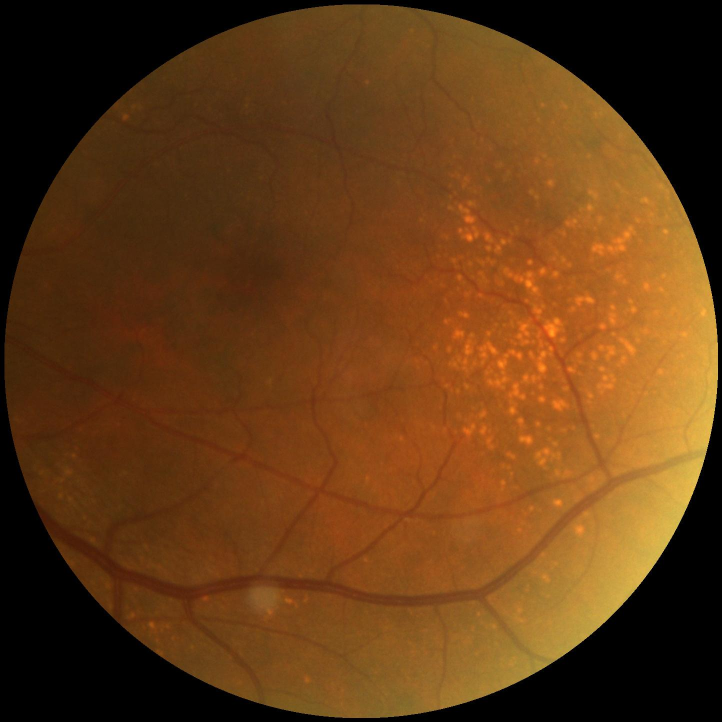
#> input picture segmentation/Implementation_U_Net/DeepLabTest/455_left.jpg, 1444 x 1444 px (shown at 1/2 size); its folder holds only this picture in this run
$ python -i getDataFunctions.py   (imports and definitions only)
#> lines starting #> are read from the running program, lines starting #| are printed output that depends on the picture
import os
import cv2
import glob
import numpy as np
from PIL import Image, ImageOps
from skimage import color
from skimage import io

# [52 lines left out: function getStareData, not called in this run]

def getRFMIDData(IMAGE_SIZE):

    pure_AMD = []
    AMD_w_others = []
    normal = []

    img_dir_pure_AMD = '../data/preprocessing/CLAHE/RFMiD/Pure AMD/'
    img_dir_AMDwOthers = '../data/preprocessing/CLAHE/RFMiD/AMD w others/'
    img_dir_Normal = '../data/preprocessing/CLAHE/RFMiD/Normal/'

    data_img_AMD_path = os.path.join(img_dir_pure_AMD,'*g')
    data_img_AMD_w_others_path = os.path.join(img_dir_AMDwOthers,'*g')
    data_img_Normal_path = os.path.join(img_dir_Normal,'*g')

    amd_files = glob.glob(data_img_AMD_path) #error @ rgb_img when removing glob.glob dunno y
    amd_w_others_files = glob.glob(data_img_AMD_w_others_path)
    normal_files = glob.glob(data_img_Normal_path)

    for f1 in amd_files:
        if(f1.endswith(".jpg") or f1.endswith(".png") or f1.endswith(".jpeg")):

            orgImg = Image.open(f1).resize(IMAGE_SIZE)
            mirImg = ImageOps.mirror(Image.open(f1).resize(IMAGE_SIZE))

            pure_AMD.append(np.array(orgImg))
            pure_AMD.append(np.array(mirImg))


    for f2 in normal_files:
        if(f2.endswith(".jpg") or f2.endswith(".png") or f2.endswith(".jpeg")):

            orgImg = Image.open(f2).resize(IMAGE_SIZE)
            mirImg = ImageOps.mirror(Image.open(f2).resize(IMAGE_SIZE))

            normal.append(np.array(orgImg))
            normal.append(np.array(mirImg))


    for f3 in amd_w_others_files:
        if(f3.endswith(".jpg") or f3.endswith(".png") or f3.endswith(".jpeg")):

            orgImg = Image.open(f3).resize(IMAGE_SIZE)
            mirImg = ImageOps.mirror(Image.open(f3).resize(IMAGE_SIZE))

            AMD_w_others.append(np.array(orgImg))
            AMD_w_others.append(np.array(mirImg))


    pure_amd_np = np.array(pure_AMD)
    AMD_w_others_np = np.array(AMD_w_others)
    normal_np = np.array(normal)

    pure_amd_np = np.asarray(pure_amd_np , dtype=np.float32)/255
    pure_amd_np = pure_amd_np.reshape(pure_amd_np.shape[0],
                                      pure_amd_np.shape[1],
                                      pure_amd_np.shape[2],
                                      1)

    AMD_w_others_np = np.asarray(AMD_w_others_np , dtype=np.float32)/255
    AMD_w_others_np = AMD_w_others_np.reshape(AMD_w_others_np.shape[0],
                                                    AMD_w_others_np.shape[1],
                                                    AMD_w_others_np.shape[2],
                                                    1)

    normal_np = np.asarray(normal_np , dtype=np.float32)/255
    normal_np = normal_np.reshape(normal_np.shape[0],
                                     normal_np.shape[1],
                                     normal_np.shape[2],
                                     1)

    return pure_amd_np, AMD_w_others_np, normal_np

# [151 lines left out: functions getODIRData, getRFMIDValidationData, not called in this run]

>>> import cv2
>>> picture = cv2.imread('../segmentation/Implementation_U_Net/DeepLabTest/455_left.jpg', cv2.IMREAD_GRAYSCALE)
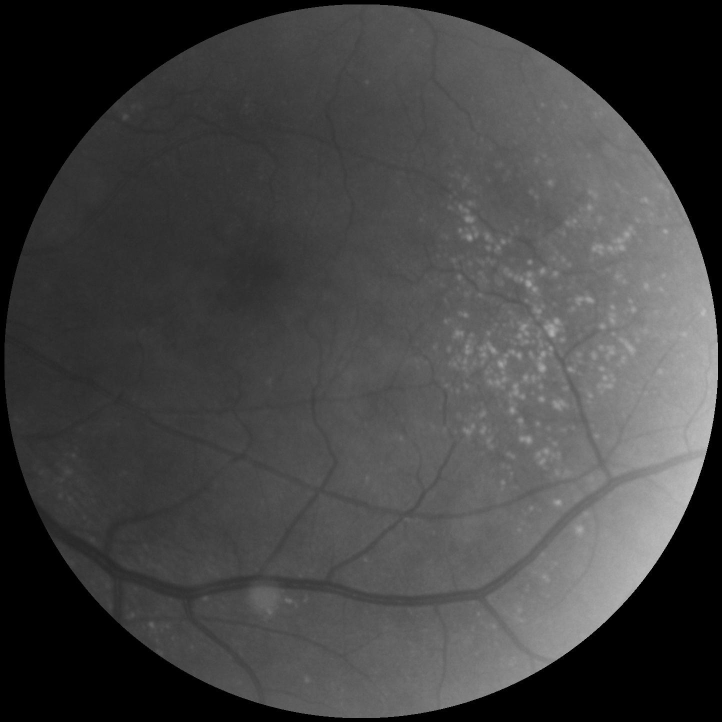
#> picture: shape (1444, 1444) (shown at 1/2 size); min 0, max 213, mean 66.2
#> (the run stopped early here; a loop or call above may not have finished)

$ run again, on segmentation/Implementation_U_Net/DeepLabTest/565_left.jpg
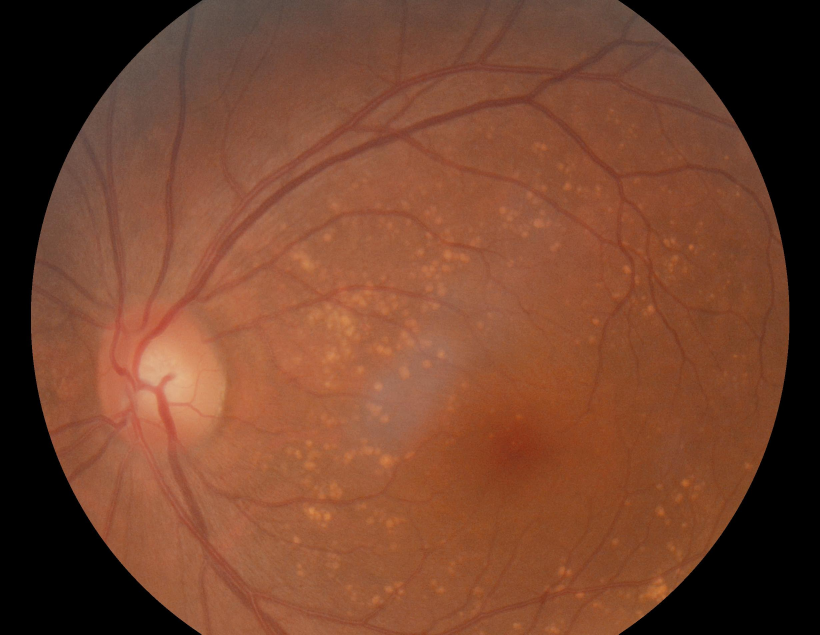
#> input picture segmentation/Implementation_U_Net/DeepLabTest/565_left.jpg, 2460 x 1904 px (shown at 1/3 size)
#> `picture = cv2.imread('../segmentation/Implementation_U_Net/DeepLabTest..`:
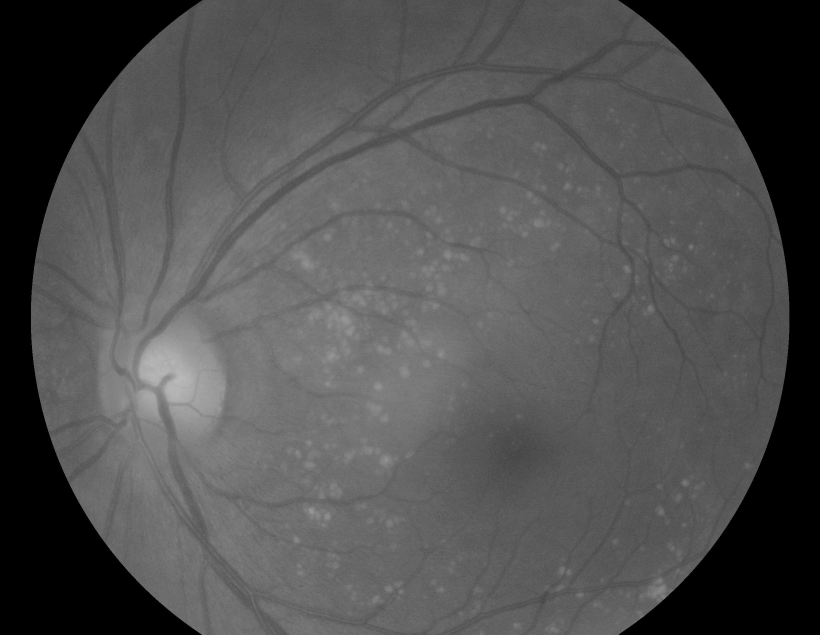
#> picture: shape (1904, 2460) (shown at 1/3 size); min 0, max 189, mean 80

$ run again, on segmentation/Implementation_U_Net/DeepLabTest/852_left.jpg
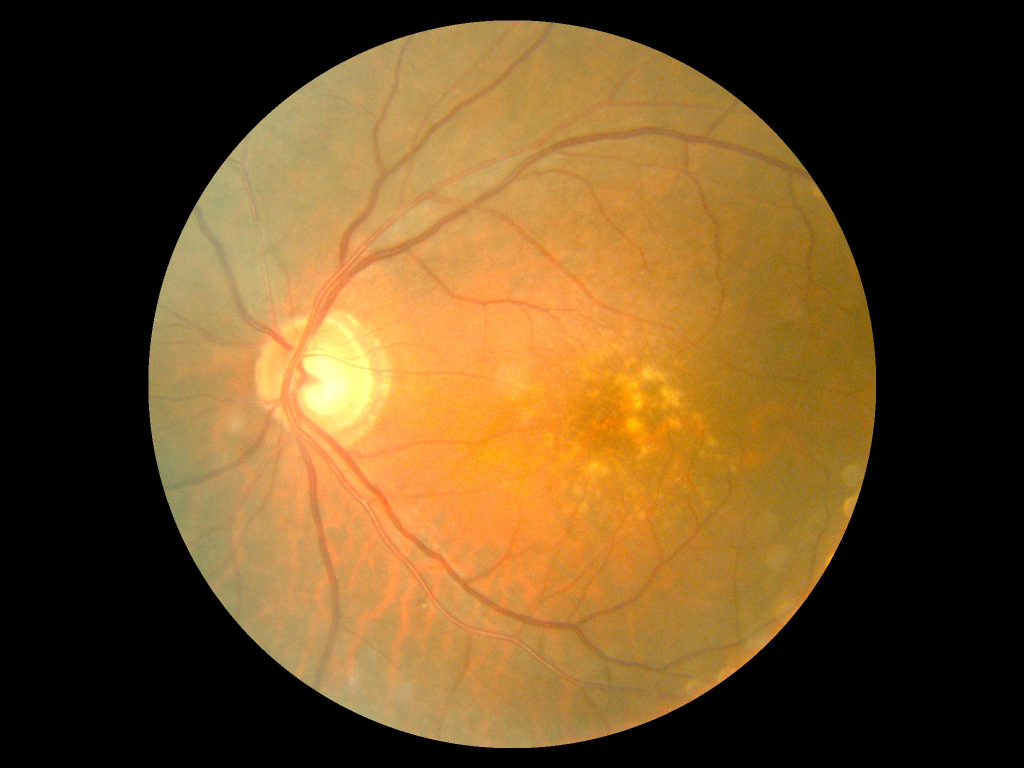
#> input picture segmentation/Implementation_U_Net/DeepLabTest/852_left.jpg, 2048 x 1536 px (shown at 1/2 size)
#> `picture = cv2.imread('../segmentation/Implementation_U_Net/DeepLabTest..`:
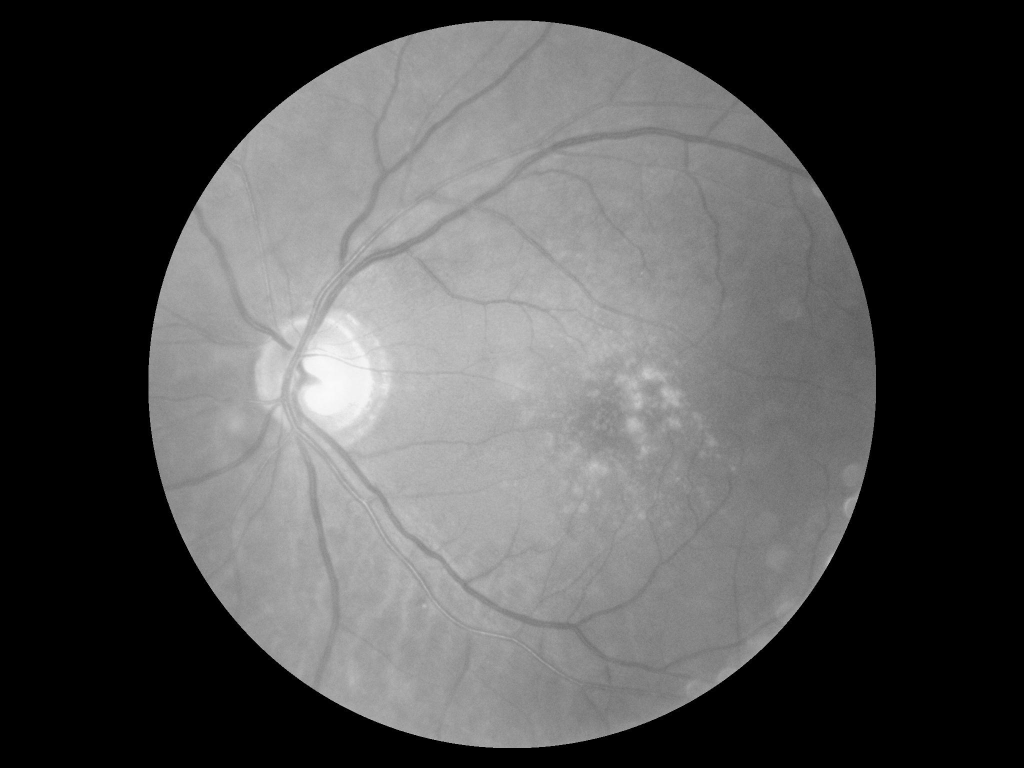
#> picture: shape (1536, 2048) (shown at 1/2 size); min 0, max 250, mean 81.5

$ run again, on segmentation/Implementation_U_Net/DeepLabTest/888_left.jpg
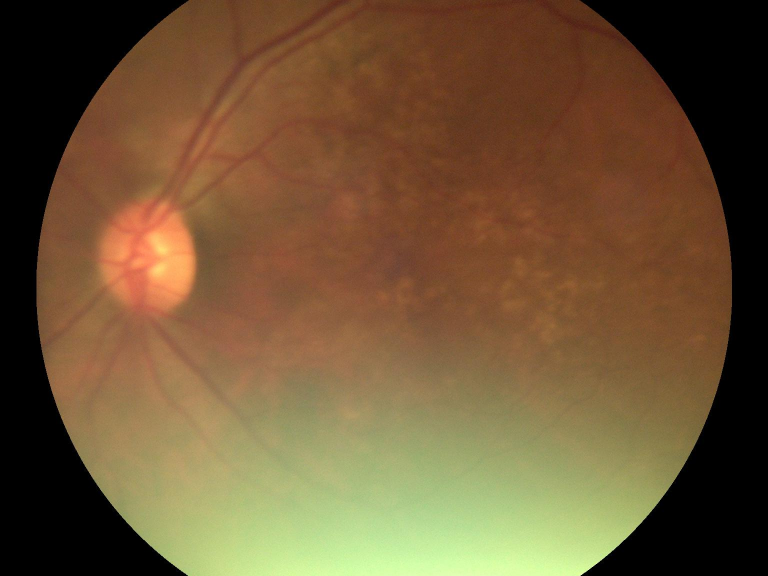
#> input picture segmentation/Implementation_U_Net/DeepLabTest/888_left.jpg, 1536 x 1152 px (shown at 1/2 size)
#> `picture = cv2.imread('../segmentation/Implementation_U_Net/DeepLabTest..`:
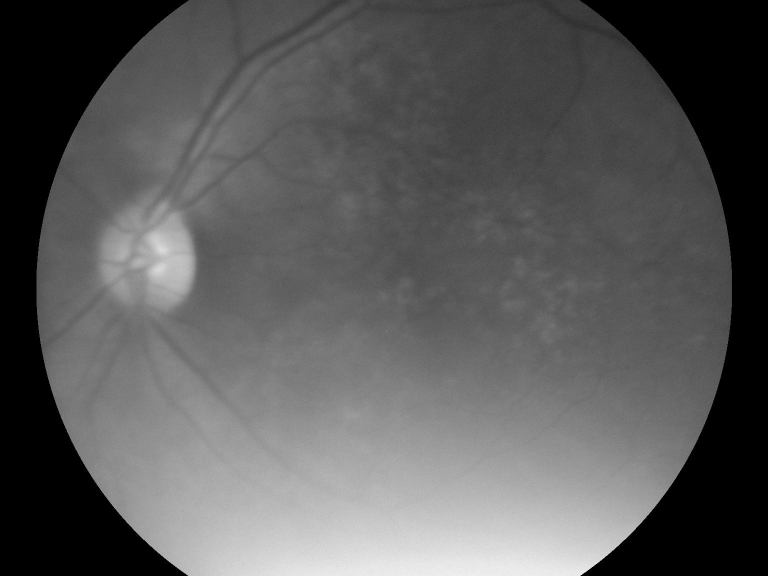
#> picture: shape (1152, 1536) (shown at 1/2 size); min 0, max 254, mean 89.7
